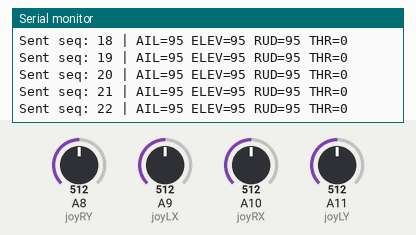
The program below on a simulated Arduino Mega 2560, built with avr-gcc and run on an emulated ATmega2560. Parts: the last lines printed to the serial monitor. The test bench sets the inputs (shaded band); at power-on: A8 (joyRY) = 512, A9 (joyLX) = 512, A10 (joyRX) = 512, A11 (joyLY) = 512. No radio packets arrive unless stated.

Above: at 1.2 s.
1.3 s: A8 (joyRY) set to 716
At 1.34 s:
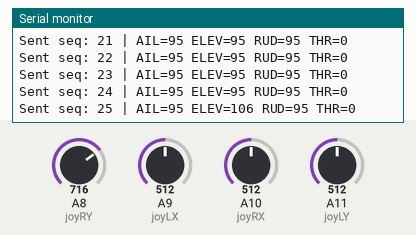
2.8 s: A9 (joyLX) set to 716
At 2.83 s:
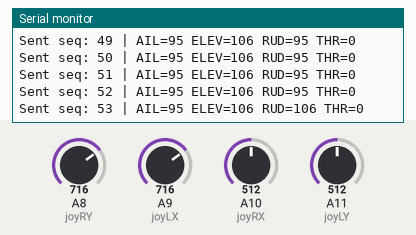
4.3 s: A10 (joyRX) set to 716
At 4.32 s:
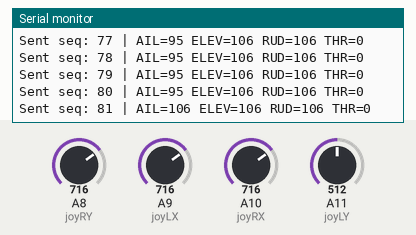
5.8 s: A11 (joyLY) set to 716
At 5.81 s:
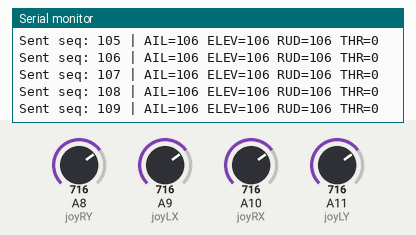
7.3 s: A8 (joyRY) set to 992
At 7.3 s:
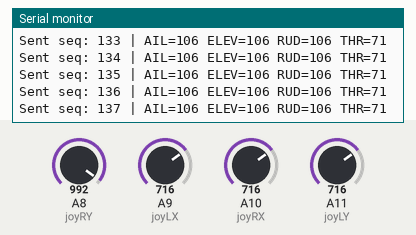
8.8 s: A9 (joyLX) set to 992
At 8.84 s:
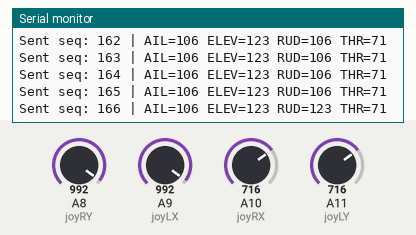
Timing chart, 0 to 11.3 s (numbered marks = the images above; inputs shaded):
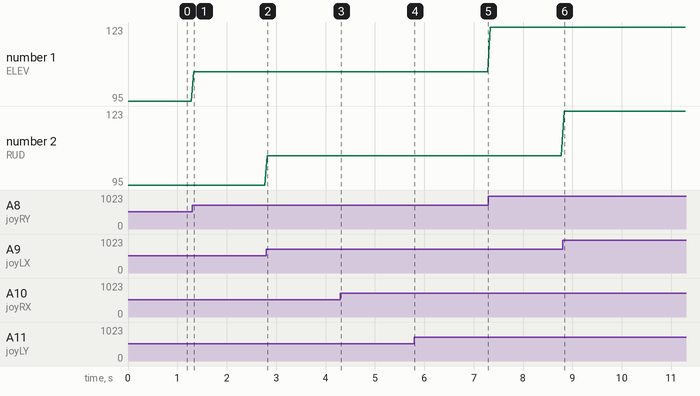

Measured:
- after the input at 1.3 s, the serial monitor: prints a new line at once (image 1)
- plotted number 1: 95 → 106 after the input at 1.3 s

The program:

main.cpp
```cpp
#include <SPI.h>
#include <nRF24L01.h>
#include <RF24.h>
#include <printf.h>

// Radio
RF24 radio(6, 7); // CE=6, CSN=7
const byte address[6] = "1Node";

// Joystick pins
const int joyLX = A9; // Left stick X (rudder)
const int joyLY = A11; // Left stick Y (throttle)
const int joyRX = A10; // Right stick X (ailerons)
const int joyRY = A8; // Right stick Y (elevator)

// Payload for controls
struct ControlPayload {
  int16_t aileron;
  int16_t elevator;
  int16_t rudder;
  int16_t throttle;
  uint32_t seq;
};

uint32_t seq = 0;

void setup() {
  Serial.begin(115200);
  while (!Serial);

  printf_begin();
  if (!radio.begin()) {
    Serial.println(F("Radio hardware not responding!"));
    while (1);
  }

  radio.setPALevel(RF24_PA_MAX);
  radio.setDataRate(RF24_250KBPS);
  radio.setChannel(76);   // same channel as Teensy
  radio.openWritingPipe(address);
  radio.openReadingPipe(1, address);
  radio.stopListening();

  Serial.println(F("Mega transmitter ready..."));
}

// Map analog stick values to servo range (1000–2000 µs)
int16_t mapJoystick(int raw, bool throttle = false) {
  if (throttle) {
    // Throttle centered at 0, range -500 to +500
    return map(raw, 0, 1023, -180, 180);
  } else {
    // Normal control channels, range 1000–2000
    return map(raw, 0, 1023, 65, 125);
  }
}

void loop() {
  ControlPayload tx;
  tx.seq = seq++;
  tx.aileron = mapJoystick(analogRead(joyRX));
  tx.elevator = mapJoystick(analogRead(joyRY));
  tx.rudder = mapJoystick(analogRead(joyLX));
  tx.throttle = mapJoystick(analogRead(joyLY), true);

  bool ok = radio.write(&tx, sizeof(tx));
  if (ok) {
    Serial.print(F("Sent seq: "));
    Serial.print(tx.seq);
    Serial.print(F(" | AIL=")); Serial.print(tx.aileron);
    Serial.print(F(" ELEV=")); Serial.print(tx.elevator);
    Serial.print(F(" RUD=")); Serial.print(tx.rudder);
    Serial.print(F(" THR=")); Serial.println(tx.throttle);
  } else {
    Serial.println(F("Send failed"));
  }

  delay(50); // ~20Hz updates
}


/*
#include <SPI.h>
#include <nRF24L01.h>
#include <RF24.h>
#include <printf.h>

RF24 radio(6, 7); // CE=5, CSN=6

const byte address[6] = "1Node";

struct Payload {
  uint32_t seq;
  uint32_t timestamp;
  char note[16];
};

uint32_t seq = 0;

void setup() {
  Serial.begin(115200);
  while (!Serial);

  printf_begin();
  if (!radio.begin()) {
    Serial.println(F("Radio hardware not responding!"));
    while (1);
  }

  radio.setPALevel(RF24_PA_LOW);
  radio.setDataRate(RF24_1MBPS);
  radio.setChannel(76);
  radio.openWritingPipe(address);
  radio.openReadingPipe(1, address);
  radio.stopListening();

  Serial.println(F("Mega ready, sending..."));
}

void loop() {
  Payload tx;
  tx.seq = seq++;
  tx.timestamp = millis();
  strncpy(tx.note, "PING from Mega", sizeof(tx.note));

  Serial.print(F("TX: Sending seq="));
  Serial.print(tx.seq);

  bool ok = radio.write(&tx, sizeof(tx));
  if (ok) Serial.println(F(" ... sent OK"));
  else Serial.println(F(" ... failed"));

  // Listen briefly for reply
  radio.startListening();
  unsigned long started = millis();
  bool timeout = false;

  while (!radio.available() && !timeout) {
    if (millis() - started > 200) timeout = true;
  }

  if (timeout) {
    Serial.println(F("No reply"));
  } else {
    Payload rx;
    radio.read(&rx, sizeof(rx));
    uint32_t rtt = millis() - rx.timestamp;

    Serial.print(F("RX reply: seq echo="));
    Serial.print(rx.seq);
    Serial.print(F(", age(ms)="));
    Serial.print(rtt);
    Serial.print(F(", note="));
    Serial.println(rx.note);
  }

  radio.stopListening();
  delay(1000);
}
*/
```
